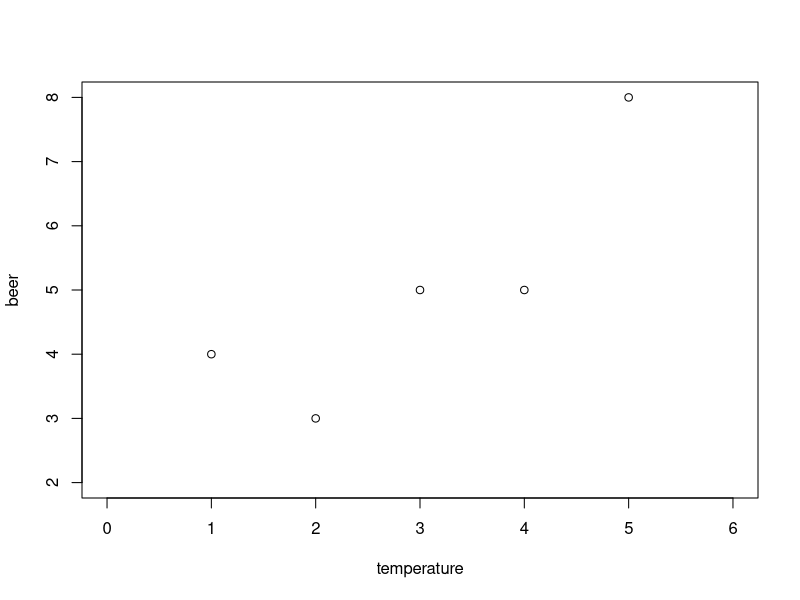
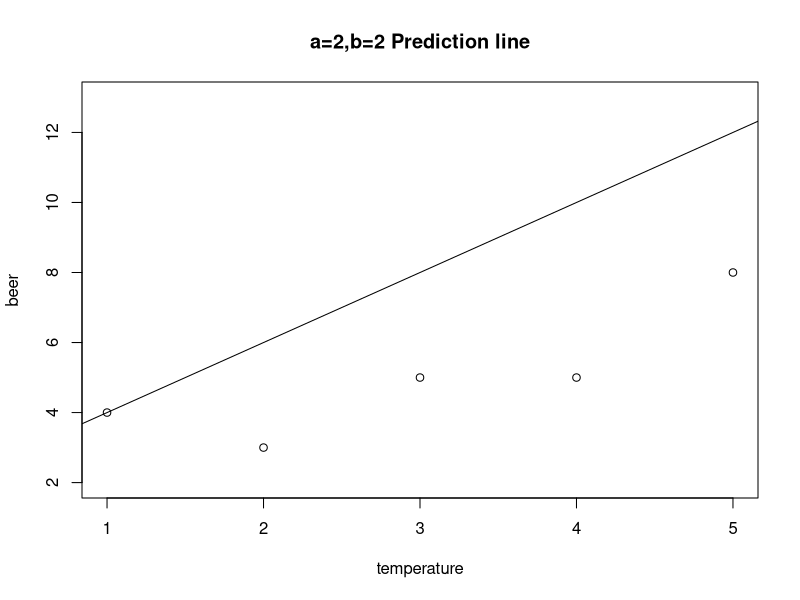
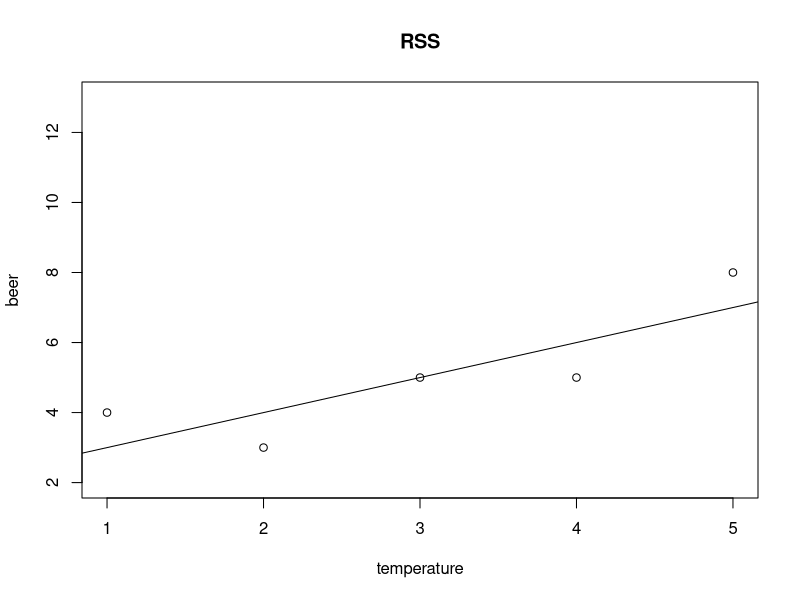

Generate these figures, in order, with R:
d3 <- data.frame(
  beer = c(4,3,5,5,8),
  temperature = c(1,2,3,4,5)
)

plot(beer ~ temperature, xlim=c(0,6), ylim=c(2,8), data=d3)

yosoku <- function(a, b, temperature) {
  beerhat <- a*temperature + b
  return(beerhat)
}

yosoku(a=2, b=1, temperature=3)

a <- 2
b <- 2
beerhat <- yosoku(a, b, d3$temperature)
beerhat

zansa <- d3$beer - beerhat
zansa

sum(zansa^2)

plot(
  beer ~ temperature,
  ylim=c(2,13),
  main="a=2,b=2 Prediction line",
  data=d3
)

abline(a=2,b=2)

calcRSS <- function(para) {
  beerhat <- yosoku(para[1], para[2], d3$temperature)
  zansa <- d3$beer - beerhat
  RSS <- sum(zansa^2)
  return(RSS)
}

calcRSS(c(2,2))

optim(c(2,2), calcRSS)

lm(beer ~ temperature, data=d3)

plot(
  beer ~ temperature,
  ylim=c(2,13),
  main="RSS",
  data=d3
)

abline(lm(beer ~ temperature, data=d3))

1 - pf(7.5, 1, 3)

modelNull <- lm(beer ~ 1, data=d3)
modelNull

modelKaiki <- lm(beer ~ temperature, data=d3)
modelNull <- lm(beer ~ 1, data=d3)

anova(modelKaiki)

anova(modelKaiki, modelNull)

summary(modelKaiki)
